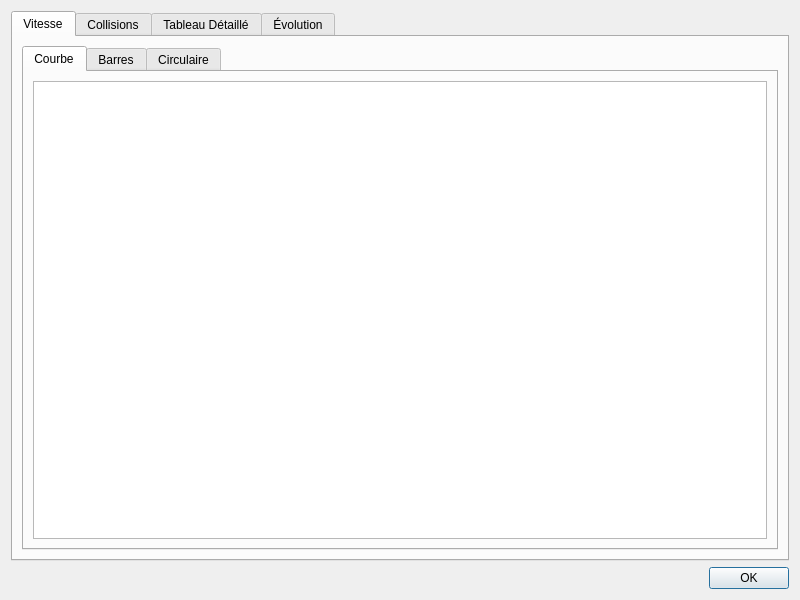
<?xml version="1.0" encoding="UTF-8"?>
<ui version="4.0">
 <class>ComparaisonDialog</class>
 <widget class="QDialog" name="ComparaisonDialog">
  <property name="geometry">
   <rect>
    <x>0</x>
    <y>0</y>
    <width>800</width>
    <height>600</height>
   </rect>
  </property>
  <property name="windowTitle">
   <string>Dialog</string>
  </property>
  <layout class="QVBoxLayout" name="verticalLayout">
   <item>
    <widget class="QTabWidget" name="tabWidget">
     <property name="currentIndex">
      <number>0</number>
     </property>
     <widget class="QWidget" name="tabVitesse">
      <attribute name="title">
       <string>Vitesse</string>
      </attribute>
      <layout class="QGridLayout" name="gridLayout_2">
       <item row="0" column="0">
        <widget class="QTabWidget" name="tabWidgetVitesse">
           <widget class="QWidget" name="tab_3">
            <attribute name="title">
             <string>Courbe</string>
            </attribute>
            <layout class="QVBoxLayout" name="verticalLayout_4">
             <item>
              <widget class="QChartView" name="chartViewVitesseCourbe"/>
             </item>
            </layout>
           </widget>
           <widget class="QWidget" name="tab_vitesse_barres">
            <attribute name="title">
             <string>Barres</string>
            </attribute>
            <layout class="QVBoxLayout" name="verticalLayout_vitesse_barres">
             <item>
              <widget class="QChartView" name="chartViewVitesseBarres"/>
             </item>
            </layout>
           </widget>
           <widget class="QWidget" name="tab_vitesse_circulaire">
            <attribute name="title">
             <string>Circulaire</string>
            </attribute>
            <layout class="QVBoxLayout" name="verticalLayout_vitesse_circulaire">
             <item>
              <widget class="QChartView" name="chartViewVitesseCirculaire"/>
             </item>
            </layout>
           </widget>
        </widget>
       </item>
      </layout>
     </widget>
     <widget class="QWidget" name="tabCollisions">
      <attribute name="title">
       <string>Collisions</string>
      </attribute>
      <layout class="QGridLayout" name="gridLayout_3">
       <item row="0" column="0">
        <widget class="QTabWidget" name="tabWidgetCollisions">
         <widget class="QWidget" name="tabCollisionsCourbe">
          <attribute name="title">
           <string>Courbe</string>
          </attribute>
          <layout class="QGridLayout" name="gridLayout_6">
           <item row="0" column="0">
            <widget class="QChartView" name="chartViewCollisionsCourbe"/>
           </item>
          </layout>
         </widget>
         <widget class="QWidget" name="tabCollisionsBarres">
          <attribute name="title">
           <string>Barres</string>
          </attribute>
          <layout class="QGridLayout" name="gridLayout_7">
           <item row="0" column="0">
            <widget class="QChartView" name="chartViewCollisionsBarres"/>
           </item>
          </layout>
         </widget>
         <widget class="QWidget" name="tabCollisionsCirculaire">
          <attribute name="title">
           <string>Circulaire</string>
          </attribute>
          <layout class="QGridLayout" name="gridLayout_8">
           <item row="0" column="0">
            <widget class="QChartView" name="chartViewCollisionsCirculaire"/>
           </item>
          </layout>
         </widget>
        </widget>
       </item>
      </layout>
     </widget>
     <widget class="QWidget" name="tabTableau">
      <attribute name="title">
       <string>Tableau Détaillé</string>
      </attribute>
      <layout class="QVBoxLayout" name="verticalLayout_3">
       <item>
        <widget class="QTableWidget" name="tableWidgetResultats">
         <column>
          <property name="text">
           <string>Collisions</string>
          </property>
         </column>
         <column>
          <property name="text">
           <string>Taux d'Occupation</string>
          </property>
         </column>
         <column>
          <property name="text">
           <string>Temps d'Insertion</string>
          </property>
         </column>
         <column>
          <property name="text">
           <string>Temps de Recherche</string>
          </property>
         </column>
        </widget>
       </item>
      </layout>
     </widget>
     <widget class="QWidget" name="tabEvolution">
      <attribute name="title">
       <string>Évolution</string>
      </attribute>
      <layout class="QGridLayout" name="gridLayout_evolution">
       <item row="0" column="0">
        <widget class="QTabWidget" name="tabWidgetEvolution">
         <property name="currentIndex">
          <number>0</number>
         </property>
         <widget class="QWidget" name="tabEvolutionCollisions">
          <attribute name="title">
           <string>Évolution des Collisions</string>
          </attribute>
          <layout class="QVBoxLayout" name="verticalLayout_evo_coll">
            <item>
             <widget class="QChartView" name="chartViewEvolutionCollisions"/>
            </item>
           </layout>
         </widget>
         <widget class="QWidget" name="tabEvolutionVitesse">
          <attribute name="title">
           <string>Évolution de la Vitesse</string>
          </attribute>
          <layout class="QVBoxLayout" name="verticalLayout_evo_vit">
           <item>
            <widget class="QLabel" name="label_evo_ins">
             <property name="text">
              <string>Évolution du Temps d'Insertion</string>
             </property>
             <property name="alignment">
              <set>Qt::AlignCenter</set>
             </property>
            </widget>
           </item>
           <item>
            <widget class="QChartView" name="chartViewEvolutionVitesseInsertion"/>
           </item>
           <item>
            <widget class="QLabel" name="label_evo_rech">
             <property name="text">
              <string>Évolution du Temps de Recherche</string>
             </property>
             <property name="alignment">
              <set>Qt::AlignCenter</set>
             </property>
            </widget>
           </item>
           <item>
            <widget class="QChartView" name="chartViewEvolutionVitesseRecherche"/>
           </item>
          </layout>
         </widget>
        </widget>
       </item>
      </layout>
     </widget>
    </widget>
   </item>
   <item>
    <widget class="QDialogButtonBox" name="buttonBox">
     <property name="orientation">
      <enum>Qt::Horizontal</enum>
     </property>
     <property name="standardButtons">
      <set>QDialogButtonBox::Ok</set>
     </property>
    </widget>
   </item>
  </layout>
 </widget>
 <customwidgets>
  <customwidget>
   <class>QChartView</class>
   <extends>QGraphicsView</extends>
   <header>qchartview.h</header>
  </customwidget>
 </customwidgets>
 <resources/>
 <connections>
  <connection>
   <sender>buttonBox</sender>
   <signal>accepted()</signal>
   <receiver>ComparaisonDialog</receiver>
   <slot>accept()</slot>
   <hints>
    <hint type="sourcelabel">
     <x>248</x>
     <y>254</y>
    </hint>
    <hint type="destinationlabel">
     <x>157</x>
     <y>274</y>
    </hint>
   </hints>
  </connection>
  <connection>
   <sender>buttonBox</sender>
   <signal>rejected()</signal>
   <receiver>ComparaisonDialog</receiver>
   <slot>reject()</slot>
   <hints>
    <hint type="sourcelabel">
     <x>316</x>
     <y>260</y>
    </hint>
    <hint type="destinationlabel">
     <x>286</x>
     <y>274</y>
    </hint>
   </hints>
  </connection>
 </connections>
</ui>
